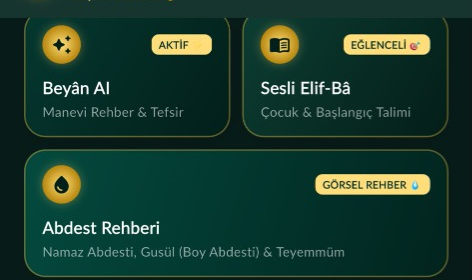
#> input picture tools/temp_screens/bento_5.png, 472 x 280 px, given in place of media_1793146665231_486f2726.jpg, which was not available
$ python generate_app_store_screenshots.py
#> lines starting #> are read from the running program, lines starting #| are printed output that depends on the picture; pictures that were not available may be replaced by others from this repository, and a replacement may not be noted
import os
from PIL import Image, ImageDraw, ImageFont, ImageFilter

OUTPUT_DIR = os.path.abspath("app_store_screenshots")
DESKTOP_DIR = r"C:\Users\smhis\OneDrive\Masaüstü\Beyan_App_Store_Gorselleri"
DESKTOP_IPAD_DIR = os.path.join(DESKTOP_DIR, "iPad_13_Inch")
ARTIFACT_DIR = r"C:\Users\smhis\.gemini\antigravity\brain\f2197c74-a7ba-481e-89ab-f76e638c5416"
os.makedirs(OUTPUT_DIR, exist_ok=True)
os.makedirs(DESKTOP_DIR, exist_ok=True)
os.makedirs(DESKTOP_IPAD_DIR, exist_ok=True)

USER_UPLOADED_DIR = r"C:\Users\smhis\.gemini\antigravity\brain\f2197c74-a7ba-481e-89ab-f76e638c5416\.user_uploaded"
TEMP_DIR = os.path.abspath(os.path.join("tools", "temp_screens"))
os.makedirs(TEMP_DIR, exist_ok=True)

# Clean status bar from real screenshot (removes '◄ TestFlight' and red battery icon so Apple Review approves)
im_clean_status = Image.open(os.path.join(USER_UPLOADED_DIR, "media_1793146665231_486f2726.jpg")).convert("RGBA")
status_bar_crop = im_clean_status.crop((0, 0, 472, 60))
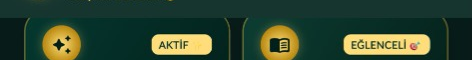
#> status_bar_crop: PIL image 472x60 RGBA; mean R, G, B, A 49.2, 71.6, 48.4, 255

# 1. Real Updated Home Screen 1 (Keşfet & İslami Yaşam 6-card Bento Grid + 4-button row)
im_new_home_1 = Image.open(os.path.join(USER_UPLOADED_DIR, "media_1793224334518_079f5ae1.jpg")).convert("RGBA")
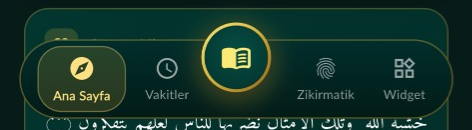
#> input picture tools/temp_screens/dock_v.png, 472 x 130 px, given in place of media_1793224334518_079f5ae1.jpg, which was not available
im_new_home_1.paste(status_bar_crop, (0, 0))
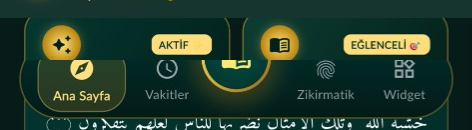
#> im_new_home_1: PIL image 472x130 RGBA; mean R, G, B, A 37.6, 62.7, 45.9, 255
#> (the run stopped early here; a loop or call above may not have finished)
